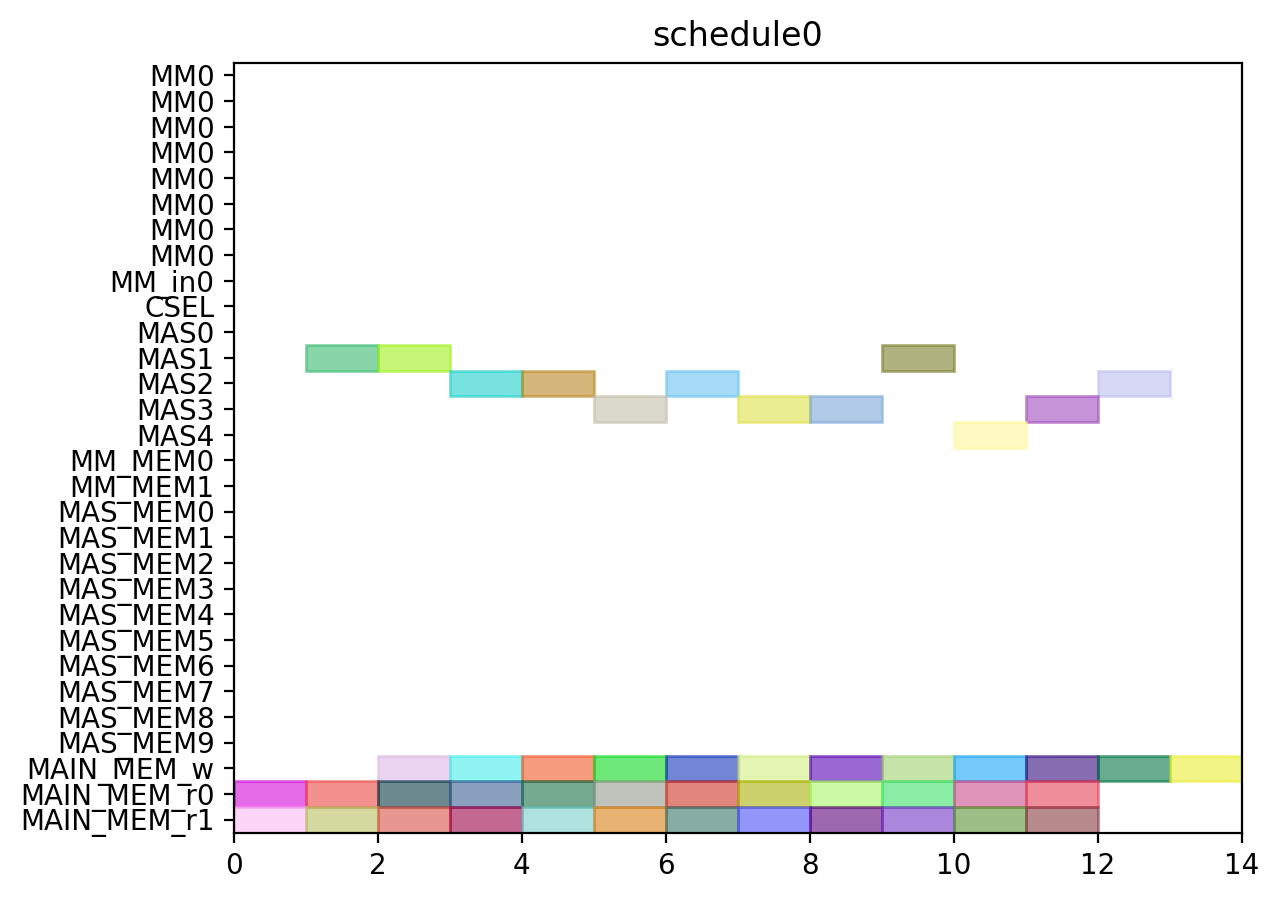

This figure's Python source:
from pyschedule import Scenario, solvers, plotters, alt


def solve():
	horizon = 90
	S = Scenario("schedule0", horizon=horizon)

	# resource
	MM = S.Resources('MM', num=1, size=8)
	MM_in = S.Resources('MM_in', num=1)
	CSEL = S.Resource('CSEL')
	MAS = S.Resources('MAS', num=5, size=1, periods=range(1, horizon))
	MM_MEM = S.Resources('MM_MEM', num=2)
	MAS_MEM = S.Resources('MAS_MEM', num=10)
	MAIN_MEM_w = S.Resource('MAIN_MEM_w', size=1)
	MAIN_MEM_r = S.Resources('MAIN_MEM_r', num=2)

	# result of previous scheduling

	# new tasks
	c000 = S.Task('c000', length=1, delay_cost=1)
	c000 += alt(MAS)

	S += 0<c000

	c000_w = S.Task('c000_w', length=1, delay_cost=1)
	c000_w += alt(MAIN_MEM_w)
	S += c000 <= c000_w

	c000_mem0 = S.Task('c000_mem0', length=1, delay_cost=1)
	c000_mem0 += MAIN_MEM_r[0]
	c000_mem1 = S.Task('c000_mem1', length=1, delay_cost=1)
	c000_mem1 += MAIN_MEM_r[1]
	c001 = S.Task('c001', length=1, delay_cost=1)
	c001 += alt(MAS)

	S += 0<c001

	c001_w = S.Task('c001_w', length=1, delay_cost=1)
	c001_w += alt(MAIN_MEM_w)
	S += c001 <= c001_w

	c001_mem0 = S.Task('c001_mem0', length=1, delay_cost=1)
	c001_mem0 += MAIN_MEM_r[0]
	c001_mem1 = S.Task('c001_mem1', length=1, delay_cost=1)
	c001_mem1 += MAIN_MEM_r[1]
	c010 = S.Task('c010', length=1, delay_cost=1)
	c010 += alt(MAS)

	S += 0<c010

	c010_w = S.Task('c010_w', length=1, delay_cost=1)
	c010_w += alt(MAIN_MEM_w)
	S += c010 <= c010_w

	c010_mem0 = S.Task('c010_mem0', length=1, delay_cost=1)
	c010_mem0 += MAIN_MEM_r[0]
	c010_mem1 = S.Task('c010_mem1', length=1, delay_cost=1)
	c010_mem1 += MAIN_MEM_r[1]
	c011 = S.Task('c011', length=1, delay_cost=1)
	c011 += alt(MAS)

	S += 0<c011

	c011_w = S.Task('c011_w', length=1, delay_cost=1)
	c011_w += alt(MAIN_MEM_w)
	S += c011 <= c011_w

	c011_mem0 = S.Task('c011_mem0', length=1, delay_cost=1)
	c011_mem0 += MAIN_MEM_r[0]
	c011_mem1 = S.Task('c011_mem1', length=1, delay_cost=1)
	c011_mem1 += MAIN_MEM_r[1]
	c100 = S.Task('c100', length=1, delay_cost=1)
	c100 += alt(MAS)

	S += 0<c100

	c100_w = S.Task('c100_w', length=1, delay_cost=1)
	c100_w += alt(MAIN_MEM_w)
	S += c100 <= c100_w

	c100_mem0 = S.Task('c100_mem0', length=1, delay_cost=1)
	c100_mem0 += MAIN_MEM_r[0]
	c100_mem1 = S.Task('c100_mem1', length=1, delay_cost=1)
	c100_mem1 += MAIN_MEM_r[1]
	c101 = S.Task('c101', length=1, delay_cost=1)
	c101 += alt(MAS)

	S += 0<c101

	c101_w = S.Task('c101_w', length=1, delay_cost=1)
	c101_w += alt(MAIN_MEM_w)
	S += c101 <= c101_w

	c101_mem0 = S.Task('c101_mem0', length=1, delay_cost=1)
	c101_mem0 += MAIN_MEM_r[0]
	c101_mem1 = S.Task('c101_mem1', length=1, delay_cost=1)
	c101_mem1 += MAIN_MEM_r[1]
	c110 = S.Task('c110', length=1, delay_cost=1)
	c110 += alt(MAS)

	S += 0<c110

	c110_w = S.Task('c110_w', length=1, delay_cost=1)
	c110_w += alt(MAIN_MEM_w)
	S += c110 <= c110_w

	c110_mem0 = S.Task('c110_mem0', length=1, delay_cost=1)
	c110_mem0 += MAIN_MEM_r[0]
	c110_mem1 = S.Task('c110_mem1', length=1, delay_cost=1)
	c110_mem1 += MAIN_MEM_r[1]
	c111 = S.Task('c111', length=1, delay_cost=1)
	c111 += alt(MAS)

	S += 0<c111

	c111_w = S.Task('c111_w', length=1, delay_cost=1)
	c111_w += alt(MAIN_MEM_w)
	S += c111 <= c111_w

	c111_mem0 = S.Task('c111_mem0', length=1, delay_cost=1)
	c111_mem0 += MAIN_MEM_r[0]
	c111_mem1 = S.Task('c111_mem1', length=1, delay_cost=1)
	c111_mem1 += MAIN_MEM_r[1]
	c200 = S.Task('c200', length=1, delay_cost=1)
	c200 += alt(MAS)

	S += 0<c200

	c200_w = S.Task('c200_w', length=1, delay_cost=1)
	c200_w += alt(MAIN_MEM_w)
	S += c200 <= c200_w

	c200_mem0 = S.Task('c200_mem0', length=1, delay_cost=1)
	c200_mem0 += MAIN_MEM_r[0]
	c200_mem1 = S.Task('c200_mem1', length=1, delay_cost=1)
	c200_mem1 += MAIN_MEM_r[1]
	c201 = S.Task('c201', length=1, delay_cost=1)
	c201 += alt(MAS)

	S += 0<c201

	c201_w = S.Task('c201_w', length=1, delay_cost=1)
	c201_w += alt(MAIN_MEM_w)
	S += c201 <= c201_w

	c201_mem0 = S.Task('c201_mem0', length=1, delay_cost=1)
	c201_mem0 += MAIN_MEM_r[0]
	c201_mem1 = S.Task('c201_mem1', length=1, delay_cost=1)
	c201_mem1 += MAIN_MEM_r[1]
	c210 = S.Task('c210', length=1, delay_cost=1)
	c210 += alt(MAS)

	S += 0<c210

	c210_w = S.Task('c210_w', length=1, delay_cost=1)
	c210_w += alt(MAIN_MEM_w)
	S += c210 <= c210_w

	c210_mem0 = S.Task('c210_mem0', length=1, delay_cost=1)
	c210_mem0 += MAIN_MEM_r[0]
	c210_mem1 = S.Task('c210_mem1', length=1, delay_cost=1)
	c210_mem1 += MAIN_MEM_r[1]
	c211 = S.Task('c211', length=1, delay_cost=1)
	c211 += alt(MAS)

	S += 0<c211

	c211_w = S.Task('c211_w', length=1, delay_cost=1)
	c211_w += alt(MAIN_MEM_w)
	S += c211 <= c211_w

	c211_mem0 = S.Task('c211_mem0', length=1, delay_cost=1)
	c211_mem0 += MAIN_MEM_r[0]
	c211_mem1 = S.Task('c211_mem1', length=1, delay_cost=1)
	c211_mem1 += MAIN_MEM_r[1]
	solvers.mip.solve(S,msg=1,kind='CPLEX',ratio_gap=1.01)

	solution = [['hoge']*len(S.solution()[1]) for i in range(len(S.solution()))]
	for i in range(len(S.solution())):
		for j in range(len(S.solution()[i])):
			solution[i][j]=str(S.solution()[i][j])
	print(solution)

	cycles = int(solution[-1][3])

	pic_file_name = "/home/mfukuda/ABE/multiRAM_multiMAS_16mux/scheduling_result/stage8MM1_stage1MAS5/CONJ/schedule0.png"
	if(S.solution() != []):
		plotters.matplotlib.plot(S,img_filename=pic_file_name, show_task_labels=False, fig_size=(cycles*0.25+3, 5))

	return solution
